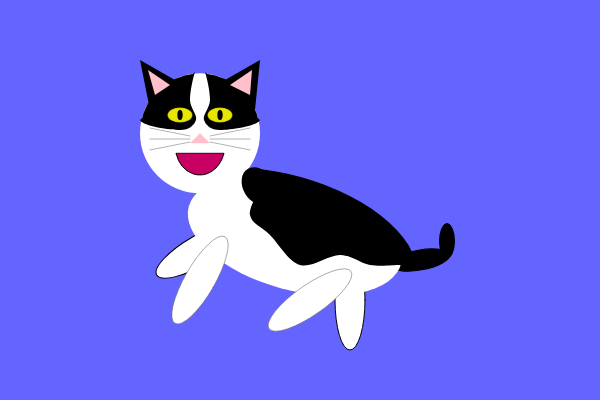
Frame 1 (no input)
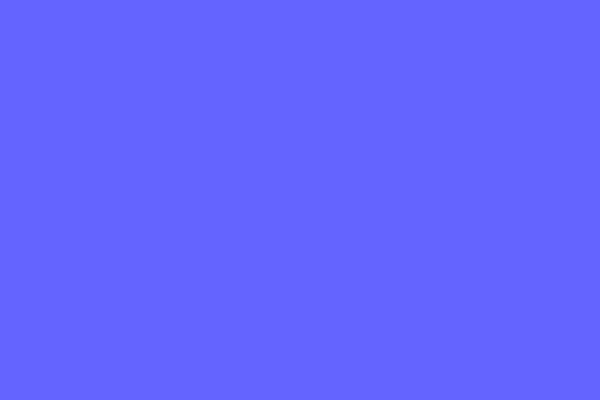
Frame 60 (no input)
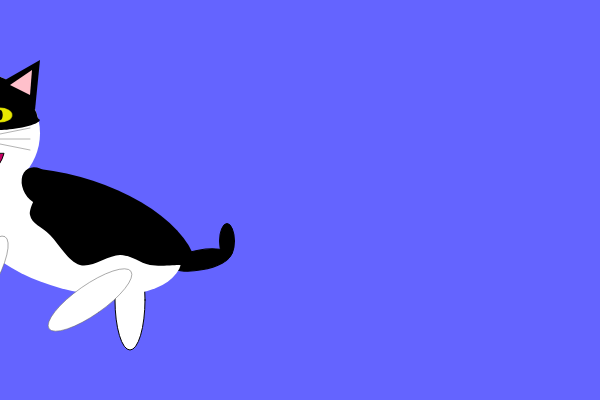
Frame 120 (the mouse pressed at the canvas centre since frame 60)

The p5.js sketch that drew these frames (run headless with seeded random() and noise() and a simulated clock; from frame 60 on, the mouse is pressed at the canvas centre):

// p5.js sketch
// ── sketch.js
let x = 0

function setup() {
  createCanvas(600, 400);
  rectMode(CENTER);
  angleMode(DEGREES);
}

function draw() {
  background(100, 100, 255);
  push();
  translate(x, 0)
  x += 10;
  if (x > width) {
    x = -800;
  }

  Sorin();
  pop();
}

function Sorin() {
  //tail
  fill(0);
  push();
  translate(420, 260);
  rotate(80);
  ellipse(0, 0, 20, 60);
  pop();
  ellipse(447, 241, 15, 35);

  // back legs
  fill("white");
  push();
  translate(width / 3, 250);
  rotate(60);
  ellipse(0, 0, 30, 100);
  pop();
  ellipse(350, 300, 30, 100);

  //body
  noStroke();
  fill(255);
  push();
  translate(width / 3 + 95, 235);
  rotate(-75);
  ellipse(0, 0, 110, 220);
  pop();

  // front legs
  stroke(100);
  strokeWeight(0.5);
  push();
  translate(width / 3, 280);
  rotate(30);
  ellipse(0, 0, 30, 100);
  pop();
  push();
  translate(310, 300);
  rotate(55);
  ellipse(0, 0, 30, 100);
  pop();

  //head
  noStroke();
  fill(255);
  ellipse(width / 3, height / 3, 120, 120);

  //nose
  fill("pink");
  triangle(
    width / 3,
    height / 3,
    width / 3 - 10,
    height / 3 + 10,
    width / 3 + 10,
    height / 3 + 10
  );

  //black fur patches
  fill(0);
  beginShape();
  curveVertex(width / 3, 72);
  curveVertex(width / 3 + 5, 72);
  curveVertex(210, 100);
  curveVertex(204, 120);
  curveVertex(220, 130);
  curveVertex(260, 120);
  curveVertex(240, 90);
  endShape();
  arc(width / 3, height / 3, 120, 120, -84, -11, OPEN);

  beginShape();
  curveVertex(width / 3, 72);
  curveVertex(width / 3 - 5, 72);
  curveVertex(190, 100);
  curveVertex(196, 120);
  curveVertex(180, 130);
  curveVertex(140, 120);
  curveVertex(160, 90);
  endShape();
  arc(width / 3, height / 3, 120, 120, 191, 264, OPEN);

  push();
  translate(0, 5);
  beginShape();
  curveVertex(240, 160);
  curveVertex(260, 177);
  curveVertex(250, 210);
  curveVertex(270, 230);
  curveVertex(300, 260);
  curveVertex(340, 250);
  curveVertex(370, 260);
  curveVertex(400, 260);
  curveVertex(400, 260);
  curveVertex(420, 260);
  endShape();
  pop();

  push();
  translate(280, 244);
  rotate(15);
  arc(0, 0, 280, 140, -120, 355)
  pop();

  push();
  translate(258, 186);
  rotate(-30);
  ellipse(0, 0, 30, 40);
  pop();

  //ears
  fill("black");
  triangle(140, 60, 150, 110, 175, 80);
  triangle(260, 60, 255, 110, 225, 80);
  fill("pink");
  triangle(148, 70, 155, 95, 170, 85);
  triangle(252, 70, 250, 95, 230, 85);

  //eyes
  strokeWeight(0.25);
  stroke(0);
  fill(230, 230, 0);
  ellipse(180, 115, 25, 15);
  ellipse(220, 115, 25, 15);
  fill(0);
  ellipse(180, 115, 5, 10);
  ellipse(220, 115, 5, 10);

  //whiskers
  strokeWeight(1);
  stroke(180);
  line(190, 142, 150, 150);
  line(210, 142, 250, 150);
  line(190, 139, 150, 139);
  line(210, 139, 250, 139);
  line(190, 136, 150, 128);
  line(210, 136, 250, 128);

  //mouth
  stroke(0);
  fill(200, 0, 100);
  arc(width / 3, 145, 50, 60, 20, 160, CHORD);
}
